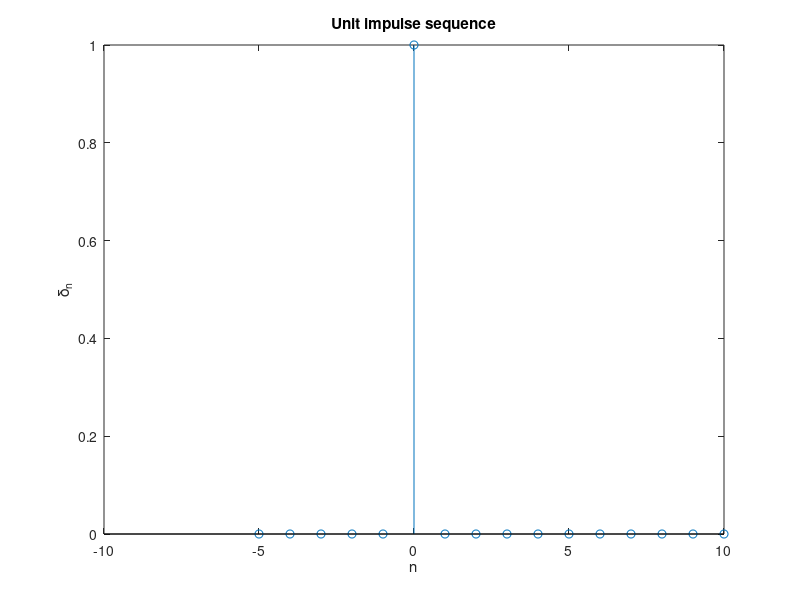

Write the MATLAB code that produced this figure.
%unit impulse sequence delta[n] = (n==0) ? 1:0;
n1 = -5; n2 = 10; n = n1:n2;
x = (n==0);
stem(n,x);
xlabel('n'); ylabel('\delta_n');
title('Unit impulse sequence')
axis([n1 n2 -0.1 1.1]);

n1 = -5; n2 = 10; n = n1:n2;
x = @(n)(n==0);
stem(n, x(n));
xlabel('n'); ylabel('\delta_n');
title('Unit impulse sequence')
